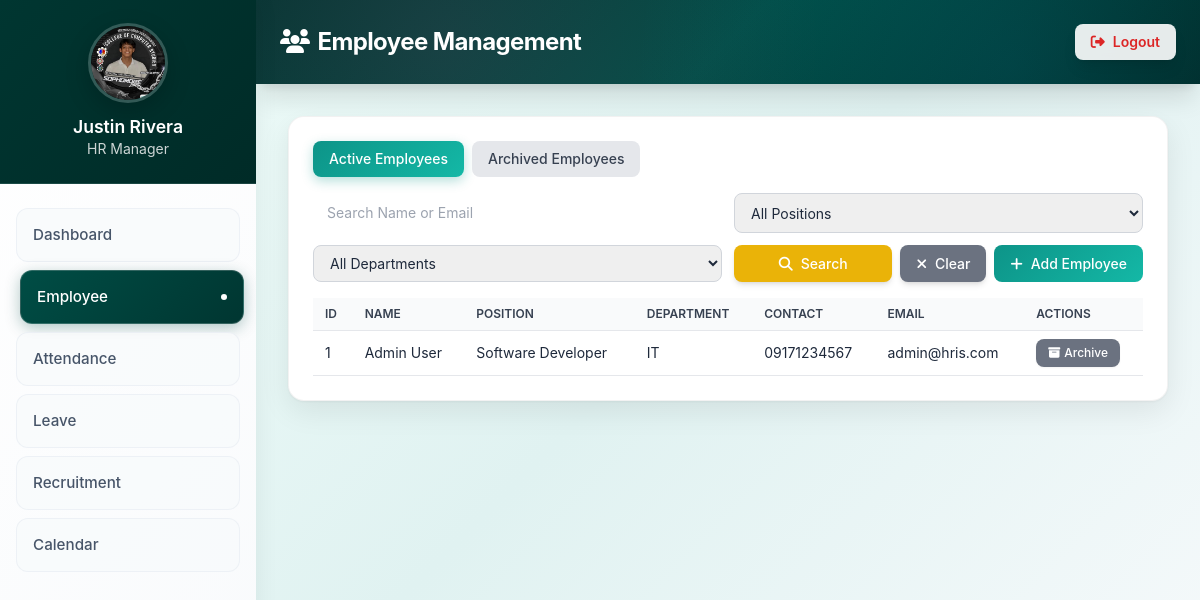
/pages/employees.php (signed in), run on the app's committed database.
### tables this page shows
CREATE TABLE employee (
    employee_id INT AUTO_INCREMENT PRIMARY KEY,
    first_name VARCHAR(50) DEFAULT NULL,
    last_name VARCHAR(50) DEFAULT NULL,
    middle_name VARCHAR(50) DEFAULT NULL,
    gender VARCHAR(10) DEFAULT NULL,
    birth_date DATE DEFAULT NULL,
    contact_number VARCHAR(20) DEFAULT NULL,
    email VARCHAR(100) DEFAULT NULL,
    address VARCHAR(255) DEFAULT NULL,
    hire_date DATE DEFAULT NULL,
    department_id INT DEFAULT NULL,
    position_id INT DEFAULT NULL,
    contract_id INT DEFAULT NULL,
    employment_status VARCHAR(20) DEFAULT NULL,
    INDEX idx_department_id (department_id),
    INDEX idx_position_id (position_id),
    INDEX idx_employment_status (employment_status),
    FOREIGN KEY (department_id) REFERENCES department(department_id),
    FOREIGN KEY (position_id) REFERENCES `position`(position_id)
);

CREATE TABLE `position` (
    position_id INT AUTO_INCREMENT PRIMARY KEY,
    position_title VARCHAR(100) NOT NULL,
    job_description VARCHAR(255) DEFAULT NULL,
    salary_grade INT DEFAULT NULL
);

CREATE TABLE department (
    department_id INT AUTO_INCREMENT PRIMARY KEY,
    department_name VARCHAR(100) NOT NULL,
    description VARCHAR(255) DEFAULT NULL
);

### includes/auth.php (called while the page is built, shortened)
<?php
function isAdmin() {
    return isset($_SESSION['user_role']) && $_SESSION['user_role'] === 'Admin';
}
function isHRManager() {
    return isset($_SESSION['user_role']) && $_SESSION['user_role'] === 'HR Manager';
}
function canManageEmployees() {
    return isAdmin() || isHRManager();
}
?>

### config/database.php (called while the page is built, shortened)
<?php
function fetchAll($conn, $sql, $params = []) {
    try {
        $stmt = $conn->prepare($sql);
        $stmt->execute($params);
        return $stmt->fetchAll(PDO::FETCH_ASSOC);
    } catch (PDOException $e) {
        error_log("Fetch All Error: " . $e->getMessage());
        return [];
    }
}
?>

### pages/employees.php (the view, shortened to what this page needs)
<?php
require_once '../config/database.php';
require_once '../includes/auth.php';
$view = $_GET['view'] ?? 'active';
$search = $_GET['search'] ?? '';
$sql = "SELECT e.*,
        d.department_name,
        p.position_title
        FROM employee e
        LEFT JOIN department d ON e.department_id = d.department_id
        LEFT JOIN position p ON e.position_id = p.position_id
        WHERE e.employment_status = ?";
$params = [$view === 'archived' ? 'Inactive' : 'Active'];
$sql .= " ORDER BY e.employee_id DESC";
$employees = fetchAll($conn, $sql, $params);
?>
<!DOCTYPE html>
<html lang="en">
<head>
    <script src="https://cdn.tailwindcss.com"></script>
    <link rel="stylesheet" href="../css/styles.css">
    <link rel="stylesheet" href="https://cdnjs.cloudflare.com/ajax/libs/font-awesome/6.4.0/css/all.min.css">
</head>
<body>
    <div class="min-h-screen lg:ml-64">
        <header class="header-gradient text-white p-4 lg:p-6 shadow-xl">
            <div class="flex items-center justify-between pl-14 lg:pl-0">
                <?php include '../includes/sidebar.php'; ?>
                <h1 class="text-lg sm:text-xl lg:text-2xl font-bold tracking-tight">
                    <i class="fas fa-users mr-2"></i>Employee Management
                </h1>
                <button onclick="openLogoutModal()" class="bg-white/90 backdrop-blur-sm px-4 py-2 rounded-lg font-semibold text-red-600 hover:text-red-700 hover:bg-white transition-all duration-200 text-xs sm:text-sm shadow-lg hover:shadow-xl transform hover:scale-105">
                    <i class="fas fa-sign-out-alt mr-2"></i>Logout
                </button>
            </div>
        </header>
        <main class="p-3 sm:p-4 lg:p-8">
            <div class="card-enhanced p-4 lg:p-6 mb-4 lg:mb-6">
                <div class="flex flex-wrap gap-2 mb-4">
                    <a href="?view=active" class="tab-button px-4 py-2 rounded-lg font-medium text-sm <?php echo $view === 'active' ? 'active' : 'bg-gray-200 text-gray-700 hover:bg-gray-300'; ?>">
                        Active Employees
                    </a>
                    <a href="?view=archived" class="tab-button px-4 py-2 rounded-lg font-medium text-sm <?php echo $view === 'archived' ? 'active' : 'bg-gray-200 text-gray-700 hover:bg-gray-300'; ?>">
                        Archived Employees
                    </a>
                </div>
                <form method="GET" id="filterForm" class="grid grid-cols-1 sm:grid-cols-2 gap-3 mb-4">
                    <input type="text" name="search" id="searchInput" value="<?php echo htmlspecialchars($search); ?>"
                        placeholder="Search Name or Email"
                        class="px-3 py-2 border border-gray-300 rounded-lg focus:outline-none focus:ring-2 focus:ring-teal-500 text-sm">
                    <select name="position" onchange="this.form.submit()"
                        class="px-3 py-2 border border-gray-300 rounded-lg focus:outline-none focus:ring-2 focus:ring-teal-500 text-sm">
                        <option value="">All Positions</option>
                    </select>
                    <select name="department" onchange="this.form.submit()"
                        class="px-3 py-2 border border-gray-300 rounded-lg focus:outline-none focus:ring-2 focus:ring-teal-500 text-sm">
                        <option value="">All Departments</option>
                    </select>
                    <div class="flex gap-2">
                        <button type="submit" class="flex-1 bg-yellow-500 hover:bg-yellow-600 text-white px-4 py-2 rounded-lg font-medium text-sm shadow-md hover:shadow-lg transition-all duration-200">
                            <i class="fas fa-search mr-2"></i>Search
                        </button>
                        <button type="button" onclick="clearFilters()" class="bg-gray-500 hover:bg-gray-600 text-white px-4 py-2 rounded-lg font-medium text-sm shadow-md hover:shadow-lg transition-all duration-200">
                            <i class="fas fa-times mr-2"></i>Clear
                        </button>
                        <?php if ($view === 'active' && canManageEmployees()): ?>
                        <button type="button" onclick="openAddModal()" class="btn-primary text-white px-4 py-2 rounded-lg font-medium text-sm whitespace-nowrap">
                            <i class="fas fa-plus mr-2"></i>Add Employee
                        </button>
                        <?php endif; ?>
                    </div>
                </form>
                <div class="overflow-x-auto">
                    <table class="desktop-table w-full">
                        <thead>
                            <tr class="bg-gray-50 border-b border-gray-200">
                                <th class="px-3 py-2 text-left text-xs font-semibold text-gray-700 uppercase">ID</th>
                                <th class="px-3 py-2 text-left text-xs font-semibold text-gray-700 uppercase">Name</th>
                                <th class="px-3 py-2 text-left text-xs font-semibold text-gray-700 uppercase">Position</th>
                                <th class="px-3 py-2 text-left text-xs font-semibold text-gray-700 uppercase">Department</th>
                                <th class="px-3 py-2 text-left text-xs font-semibold text-gray-700 uppercase">Contact</th>
                                <th class="px-3 py-2 text-left text-xs font-semibold text-gray-700 uppercase">Email</th>
                                <th class="px-3 py-2 text-left text-xs font-semibold text-gray-700 uppercase">Actions</th>
                            </tr>
                        </thead>
                        <tbody>
                            <?php if (empty($employees)): ?>
                                <tr>
                                    <td colspan="7" class="px-3 py-8 text-center text-gray-500">
                                        No <?php echo $view === 'archived' ? 'archived' : 'active'; ?> employees found
                                    </td>
                                </tr>
                            <?php else: ?>
                                <?php foreach ($employees as $emp): ?>
                                    <tr class="border-b border-gray-200 hover:bg-gray-50">
                                        <td class="px-3 py-2 text-sm"><?php echo $emp['employee_id']; ?></td>
                                        <td class="px-3 py-2 text-sm"><?php echo htmlspecialchars($emp['first_name'] . ' ' . $emp['last_name']); ?></td>
                                        <td class="px-3 py-2 text-sm"><?php echo htmlspecialchars($emp['position_title'] ?? 'N/A'); ?></td>
                                        <td class="px-3 py-2 text-sm"><?php echo htmlspecialchars($emp['department_name'] ?? 'N/A'); ?></td>
                                        <td class="px-3 py-2 text-sm"><?php echo htmlspecialchars($emp['contact_number'] ?? 'N/A'); ?></td>
                                        <td class="px-3 py-2 text-sm"><?php echo htmlspecialchars($emp['email'] ?? 'N/A'); ?></td>
                                        <td class="px-3 py-2">
                                            <div class="flex gap-2">
                                                <?php if ($view === 'active'): ?>
                                                    <?php if (canManageEmployees()): ?>
                                                    <button onclick="openArchiveModal(<?php echo $emp['employee_id']; ?>, '<?php echo htmlspecialchars($emp['first_name'] . ' ' . $emp['last_name']); ?>')"
                                                        class="bg-gray-500 hover:bg-gray-600 text-white px-3 py-1.5 rounded-lg text-xs font-medium shadow-sm hover:shadow-md transition-all duration-200">
                                                        <i class="fas fa-archive mr-1"></i>Archive
                                                    </button>
                                                    <?php endif; ?>
                                                <?php endif; ?>
                                            </div>
                                        </td>
                                    </tr>
                                <?php endforeach; ?>
                            <?php endif; ?>
                        </tbody>
                    </table>
                </div>
            </div>
        </main>
    </div>
</body>
</html>

### includes/sidebar.php (shortened to what this page needs)
<?php
if (!isset($auth_included)) {
    require_once __DIR__ . '/auth.php';
}
?>
<aside id="sidebar" class="w-64 bg-white shadow-lg h-screen fixed left-0 top-0 z-50 transform -translate-x-full lg:translate-x-0 transition-transform duration-300 ease-in-out overflow-y-auto">
    <div class="p-6 border-b border-gray-200 text-center pt-16 lg:pt-6">
        <?php
        $asset_path = (strpos($_SERVER['PHP_SELF'], '/pages/') !== false) ? '../assets/' : 'assets/';
        ?>
        <img src="<?php echo $asset_path; ?>PFP1.jpg"
            alt="Profile"
            class="w-20 h-20 rounded-full mx-auto mb-3 object-cover shadow-md">
        <h3 class="font-semibold text-gray-800 text-sm lg:text-base">
            <?php echo isset($_SESSION['user_name']) ? $_SESSION['user_name'] : 'Justin Rivera'; ?>
        </h3>
        <p class="text-xs lg:text-sm text-gray-600">
            <?php echo isset($_SESSION['user_role']) ? $_SESSION['user_role'] : 'Final Boss'; ?>
        </p>
    </div>
    <nav class="p-4">
        <?php
        $current_page = basename($_SERVER['PHP_SELF']);
        $is_in_pages = (strpos($_SERVER['PHP_SELF'], '/pages/') !== false || strpos($_SERVER['PHP_SELF'], '\\pages\\') !== false);
        $base_path = $is_in_pages ? '' : 'pages/';
        $menu_items = [
            'dashboard.php' => 'Dashboard',
            'employees.php' => 'Employee',
            'attendance.php' => 'Attendance',
            'leave.php' => 'Leave',
            'recruitment.php' => 'Recruitment',
            'calendar.php' => 'Calendar',
            'logs.php' => 'Logs'
        ];
        foreach ($menu_items as $page => $label):
            if ($page === 'logs.php' && !canViewLogs()) {
                continue;
            }
            $is_active = ($current_page === $page);
            $active_class = $is_active ? 'bg-teal-700 text-white font-medium' : 'bg-gray-100 text-gray-700 hover:bg-gray-200';
            $full_path = $base_path . $page;
        ?>
            <a href="<?php echo $full_path; ?>"
                class="block px-4 py-3 mb-2 rounded-lg <?php echo $active_class; ?> text-sm lg:text-base transition-colors">
                <?php echo $label; ?>
            </a>
        <?php endforeach; ?>
    </nav>
</aside>

### css/styles.css (style rules this page uses)
:root { --primary: #003631; --primary-light: #004d45; --primary-dark: #002b27; --accent: #ec4899; --accent-light: #f472b6; --gray-light: #f8fafc; --gray-dark: #1e293b; --shadow: 0 4px 6px -1px rgba(0, 0, 0, 0.1), 0 2px 4px -1px rgba(0, 0, 0, 0.06); --shadow-lg: 0 20px 25px -5px rgba(0, 0, 0, 0.1), 0 10px 10px -5px rgba(0, 0, 0, 0.04); }
* { box-sizing: border-box; }
body { font-family: 'Inter', -apple-system, BlinkMacSystemFont, sans-serif; background: linear-gradient(135deg, #f0fdfa 0%, #f8fafc 100%); margin: 0; padding: 0; color: var(--gray-dark); overflow-x: hidden; }
@media (min-width: 769px) { .desktop-table { display: table; } }
.bg-teal-700 { background: linear-gradient(135deg, var(--primary) 0%, var(--primary-dark) 100%); border-radius: 16px; box-shadow: var(--shadow); transition: all 0.4s cubic-bezier(0.4, 0, 0.2, 1); position: relative; overflow: hidden; }
.bg-teal-700::before { content: ''; position: absolute; top: 0; left: -100%; width: 100%; height: 100%; background: linear-gradient(90deg, transparent, rgba(255, 255, 255, 0.2), transparent); transition: left 0.6s ease; }
input[type="text"], input[type="password"] { transition: all 0.3s ease; border: 2px solid transparent; }
button { transition: all 0.3s ease; }
html { scroll-behavior: smooth; }

### pages/employees.php (style rules this page uses)
body { background: linear-gradient(135deg, #f0fdfa 0%, #e0f2f1 50%, #f8fafc 100%); background-attachment: fixed; }
.header-gradient { background: linear-gradient(135deg, #003631 0%, #004d45 50%, #002b27 100%); position: relative; overflow: hidden; }
.header-gradient::before { content: ''; position: absolute; top: 0; left: 0; right: 0; bottom: 0; background: radial-gradient(circle at 20% 50%, rgba(236, 72, 153, 0.1) 0%, transparent 50%), radial-gradient(circle at 80% 80%, rgba(14, 165, 233, 0.1) 0%, transparent 50%); pointer-events: none; }
.header-gradient > * { position: relative; z-index: 1; }
@media (min-width: 769px) { .desktop-table { display: table; } }
.tab-button { transition: all 0.3s ease; position: relative; }
.tab-button.active { background: linear-gradient(135deg, #0d9488 0%, #14b8a6 100%); color: white; box-shadow: 0 4px 12px rgba(13, 148, 136, 0.3); }
.card-enhanced { background: white; border-radius: 16px; box-shadow: 0 10px 30px rgba(0, 0, 0, 0.08), 0 1px 3px rgba(0, 0, 0, 0.05); transition: all 0.3s ease; border: 1px solid rgba(0, 0, 0, 0.05); }
.btn-primary { background: linear-gradient(135deg, #0d9488 0%, #14b8a6 100%); transition: all 0.3s ease; }
input[type="text"], input[type="email"], input[type="date"], select { transition: all 0.3s ease; border: 2px solid transparent; }
table thead { background: linear-gradient(135deg, #f8fafc 0%, #f1f5f9 100%); }
table tbody tr { transition: all 0.2s ease; }

### data on the page
employee: employee_id "1", first_name+last_name "Admin User", position.position_title "Software Developer", department.department_name "IT", contact_number "09171234567", email "admin@hris.com"

### other printed values
$_SESSION['user_name'] "Justin Rivera"
$_SESSION['user_role'] "HR Manager"
$label "Dashboard"
$label "Employee"
$label "Attendance"
$label "Leave"
$label "Recruitment"
$label "Calendar"
